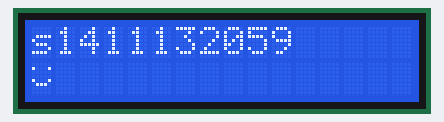
The sketch below on a simulated Arduino Uno, built with avr-gcc and run on an emulated ATmega328P. Parts: 16×2 character LCD.

Above: at 0.1 s.
At 1.2 s:
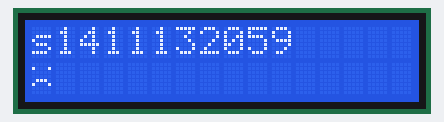
At 2.2 s:
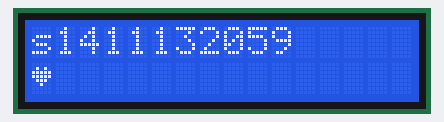

Measured:
- by itself, everything shown: repeats every 3.0 s, in 3 steps
- what the display in image 1 shows lasts 1.0 s, from 1.1 s to 2.1 s

The sketch:

LCD_byte.ino
```cpp
#include <Wire.h>
#include <LiquidCrystal_I2C.h>

LiquidCrystal_I2C lcd(0x27, 16, 2);

byte SB[3][8] = {
  {B00000,B10001,B00000,B00000,B10001,B01110,B00000},
  {B00000,B10001,B00000,B00000,B01110,B10001,B00000},
  {B00000,B01010,B11111,B11111,B01110,B00100,B00000},
  };

void setup() {
  lcd.init();
  lcd.backlight();
  lcd.setCursor(0,0);
  lcd.print("s1411132059");
  for(byte i=0 ;i<3;i++){
    lcd.createChar(i,SB[i]);
  }
}

void loop(){
  for (byte i=0; i<3;i++){
    lcd.setCursor(0,1);
    lcd.write(byte(i));
    delay(1000);
  }
}
```
